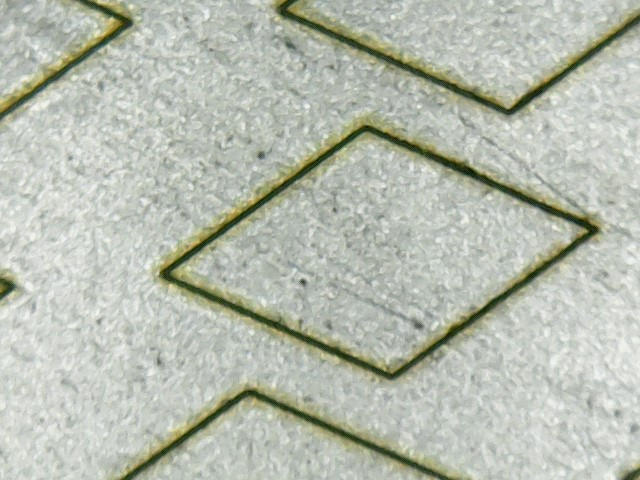
#> input picture Test_Images/test1.jpg, 640 x 480 px
$ python -i lines.py   (imports and definitions only)
#> lines starting #> are read from the running program, lines starting #| are printed output that depends on the picture
### Code/cluster.py
import numpy as np
from matplotlib import pyplot as plt
from sklearn.cluster import DBSCAN
from sklearn import metrics
from sklearn.datasets import make_blobs
from sklearn.preprocessing import StandardScaler
from sklearn.cluster import KMeans

# [43 lines left out: function dbscan, not called in this run]


def kmeans(X):
    db = KMeans(n_clusters = 4, random_state = 0).fit(X)
    core_samples_mask = np.zeros_like(db.labels_, dtype=bool)
    #core_samples_mask[db.core_sample_indices_] = True
    labels = db.labels_

    # Number of clusters in labels, ignoring noise if present.
    n_clusters_ = len(set(labels)) - (1 if -1 in labels else 0)
    n_noise_ = list(labels).count(-1)

    print('Estimated number of clusters: %d' % n_clusters_)
    print('Estimated number of noise points: %d' % n_noise_)


# #############################################################################
# Plot result
    plt.clf()
# Black removed and is used for noise instead.
    unique_labels = set(labels)
    colors = [plt.cm.Spectral(each)
          for each in np.linspace(0, 1, len(unique_labels))]
    for k, col in zip(unique_labels, colors):
        if k == -1:
        # Black used for noise.
            col = [0, 0, 0, 1]

        class_member_mask = (labels == k)

        xy = X[class_member_mask & core_samples_mask]
        plt.plot(xy[:, 0], xy[:, 1], 'o', markerfacecolor=tuple(col),
                                    markeredgecolor='k', markersize=14)

        xy = X[class_member_mask & ~core_samples_mask]
        plt.plot(xy[:, 0], xy[:, 1], 'o', markerfacecolor=tuple(col),
                                    markeredgecolor='k', markersize=6)

    plt.title('Estimated number of clusters: %d' % n_clusters_)
    plt.show()

    return labels


# [2 lines that do not run on import are left out]

### Code/imgshow.py
from cv2 import cv2
import numpy as np

def show(name, img):
    cv2.imshow(name, img)
    cv2.waitKey(0)
    cv2.destroyAllWindows()


# [13 lines left out: functions show_inv, show_inv_color, not called in this run]

### Code/lines.py
import numpy as np
import matplotlib.pyplot as plt
from cv2 import cv2
from cluster import dbscan
import imgshow as ig
from cluster import kmeans

def hough_method(edge):
    lines = cv2.HoughLines(edge,1,np.pi/180,100)
    n = int(lines.size/2)
    shape = edge.shape
    shape = [shape[0], shape[1], 3]
    disp = np.full(shape, 255, dtype = np.uint8)

    for i in range(n):
        rho = lines[i][0][0]
        theta = lines[i][0][1]
        a = np.cos(theta)
        b = np.sin(theta)
        x0 = a*rho
        y0 = b*rho
        x1 = int(x0 + 1000*(-b))
        y1 = int(y0 + 1000*(a))
        x2 = int(x0 - 1000*(-b))
        y2 = int(y0 - 1000*(a))

        cv2.line(disp,(x1,y1),(x2,y2),(0, 0, 255),2)

    ig.show("all lines", disp)

    return lines


# HoughP method
def houghp_method(edge):
    ig.show('edge',edge)

    lines = cv2.HoughLinesP(edge,1,np.pi/180,120,5)

    n = int(lines.size / 4)
    print(n)
    #print(lines)
    for i in range(n):
        x1 = lines[i][0][0]
        y1 = lines[i][0][1]
        x2 = lines[i][0][2]
        y2 = lines[i][0][3]

        #cv2.line(blur,(x1,y1),(x2,y2),(0,255,255),2)

    #cv2.line(test,(0,0),(200,200),(0,0,255),2)
    #show('image',blur)

    return lines

def drawlines(lines, img):
    n = int(lines.size/2)

    for i in range(n):
        rho = lines[i][0]
        theta = lines[i][1]
        a = np.cos(theta)
        b = np.sin(theta)
        x0 = a*rho
        y0 = b*rho
        x1 = int(x0 + 1000*(-b))
        y1 = int(y0 + 1000*(a))
        x2 = int(x0 - 1000*(-b))
        y2 = int(y0 - 1000*(a))

        cv2.line(img,(x1,y1),(x2,y2),(0,0,255),2)

    ig.show('image',img)

def extract_lines(img):
    '''
    Image, lines -- Returned.
    Returns Image with the lines drawn and also the lines in an array.
    '''
    lines = hough_method(img)
    n = int((lines.size)/2)
    print(n)
    rho = np.zeros(n)
    theta = np.zeros(n)
    areas = np.zeros(n)
    colors = np.random.rand(n)

    for i in range(int(n)):
        rho[i] = ((lines[i][0][0])/100)
        theta[i] = lines[i][0][1]

        areas[i] = 2

    plt.clf()
    plt.scatter(rho, theta, s=areas, c=colors, alpha=0.5)
    plt.show()

    n = len(rho)

    X = np.zeros((n,2))

    for i in range(int(n)):
        X[i][0] = rho[i]
        X[i][1] = theta[i]


    clusters = np.zeros(n)
    clusters = kmeans(X)

    n_c = 4

    lines4 = np.zeros((n_c,4))

    for i in range(n):
        t = clusters[i]

        if t == -1:
            lines4[3][0] += rho[i]
            lines4[3][1] += 1

            lines4[3][2] += theta[i]
            lines4[3][3] += 1

        lines4[t][0] += rho[i]
        lines4[t][1] += 1

        lines4[t][2] += theta[i]
        lines4[t][3] += 1

    linesf = np.zeros((n_c, 2), dtype = np.float32)

    for i in range(n_c):
        linesf[i][0] = ((lines4[i][0]/lines4[i][1])*100)
        linesf[i][1] = (lines4[i][2]/lines4[i][3])


    shape = img.shape
    shape = [shape[0], shape[1], 3]
    disp = np.full(shape, 255, dtype = np.uint8)
    drawlines(linesf, disp)

    disp_g = cv2.cvtColor(disp, cv2.COLOR_BGR2GRAY)
    bin,thresh = cv2.threshold(disp_g, 20, 255, cv2.THRESH_BINARY_INV)

    return thresh, linesf

>>> import cv2
>>> picture = cv2.imread('../Test_Images/test1.jpg', cv2.IMREAD_GRAYSCALE)
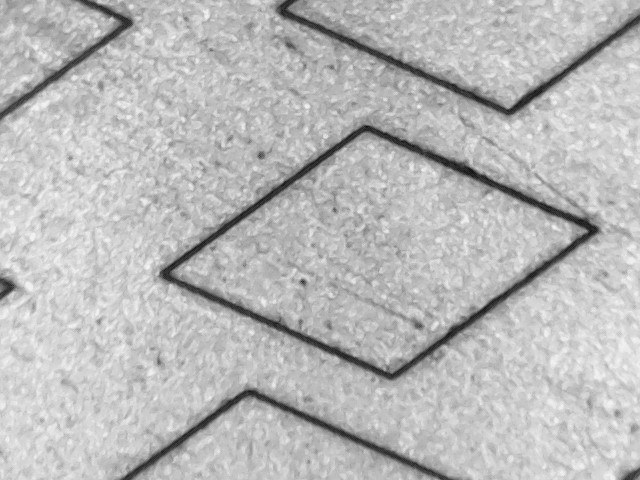
#> picture: shape (480, 640); min 12, max 247, mean 185.9
>>> result = extract_lines(picture)
#> the loop in hough_method, `for i in range(n):` made 7898 passes
#> (rho, theta, a, x0, y0, x1, y1, x2) on passes 1 to 3: (339, 0.785, 0.707, 239.7, 239.7, -467, 946, 946), (342, 0.785, 0.707, 241.8, 241.8, -465, 948, 948), (344, 0.785, 0.707, 243.2, 243.2, -463, 950, 950)
#> after the loop in hough_method, `for i in range(n):`:
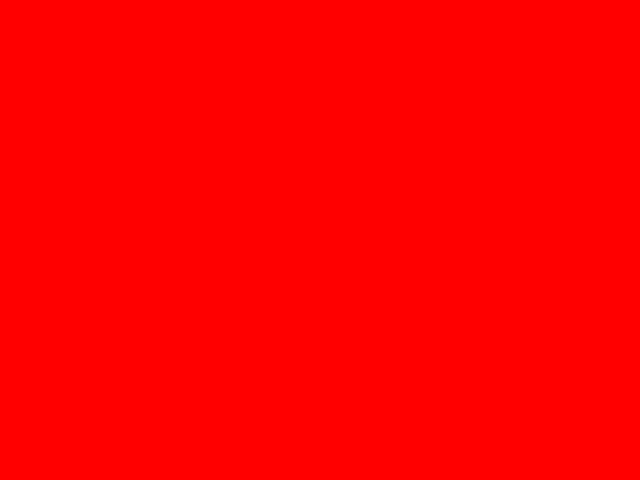
#> disp: shape (480, 640, 3); mean of channels 0, 1, 2 0, 0, 255; drawn as B, G, R
#| 7898
#> after the loop in extract_lines, `for i in range(int(n)):`: areas = 7898 values from 2 to 2; rho = 7898 values, max 7.54 at index 7886, min -6.31 at index 6495, mean 1.64; theta = 7898 values, max 3.12 at index 6466, min 0 at index 6490, mean 1.4
#> in extract_lines, `plt.show()`:
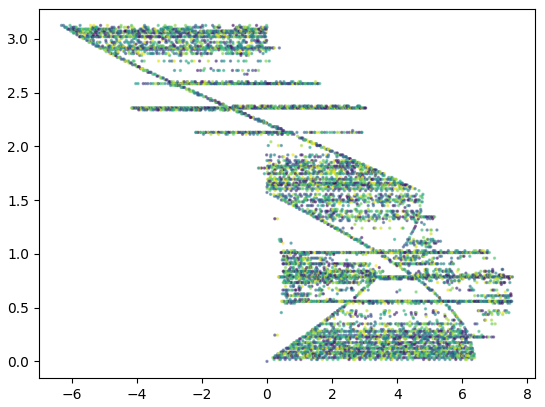
#> figure drawn by matplotlib, 1 panel
#> after the loop in extract_lines, `for i in range(int(n)):`: X = 7898 pairs, first value -6.31 to 7.54, second value 0 to 3.12
#> in kmeans, `labels = db.labels_`: labels = 7898 values, max 3 at index 47, min 0 at index 2376, mean 1.48
#> in kmeans, `n_clusters_ = len(set(labels)) - (1 if -1 in labels else 0)`: n_clusters_ = 4
#> in kmeans, `n_noise_ = list(labels).count(-1)`: n_noise_ = 0
#| Estimated number of clusters: 4
#| Estimated number of noise points: 0
#> in kmeans, `unique_labels = set(labels)`: unique_labels = 4 items
#> in kmeans, `colors = [plt.cm.Spectral(each) for each in np.linspace(0, 1, len(uniq..`: colors = [(0.62, 0.00392, 0.259, 1), (0.993, 0.748, 0.435, 1), (0.748, 0.898, 0.627, 1), (0.369, 0.31, 0.635, 1)]
#> the loop in kmeans, `for k, col in zip(unique_labels, colors):` made 4 passes
#> in kmeans, `plt.show()`:
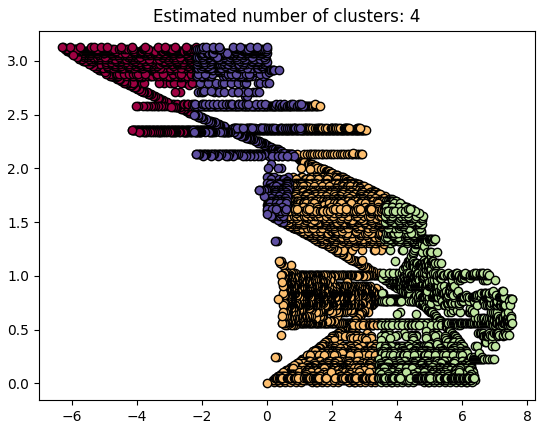
#> figure drawn by matplotlib, 1 panel
#> in extract_lines, `clusters = kmeans(X)`: clusters has the same summary as labels in kmeans
#> the loop in extract_lines, `for i in range(n):` made 7898 passes
#> t on passes 1 to 3: 1, 1, 1
#> after the loop in extract_lines, `for i in range(n):`: lines4 = [[-4051.5, 1068, 3082, 1068], [6552.1, 3301, 3331.3, 3301], [11280.5, 2235, 1364.7, 2235], [-862.8, 1294, 3253.4, 1294]]
#> after the loop in extract_lines, `for i in range(n_c):`: linesf = [[-379.4, 2.89], [198.5, 1.01], [504.7, 0.611], [-66.68, 2.51]]
#> the loop in drawlines, `for i in range(n):` made 4 passes
#> (rho, theta, a, b, x0, y0, x1, y1) on pass 1: (-379.4, 2.89, -0.967, 0.253, 367, -96, 113, -1063)
#> (rho, theta, a, b, x0, y0) on pass 2: (198.5, 1.01, 0.533, 0.846, 105.7, 168)
#> after the loop in drawlines, `for i in range(n):`:
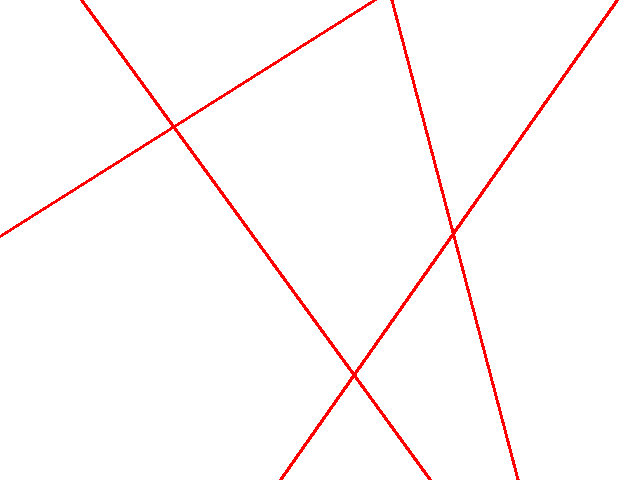
#> img: shape (480, 640, 3); mean of channels 0, 1, 2 249.5, 249.5, 255; drawn as B, G, R
#> in extract_lines, `disp_g = cv2.cvtColor(disp, cv2.COLOR_BGR2GRAY)`:
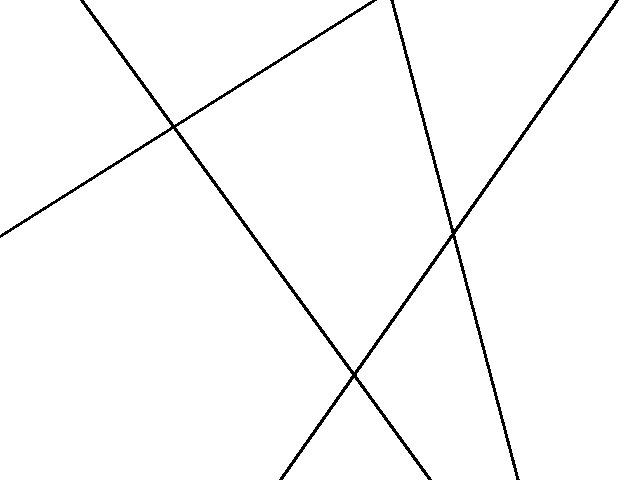
#> disp_g: shape (480, 640); values 76 (black) and 255 (white), 97.9% white; black in thin lines or dots
#> in extract_lines, `bin,thresh = cv2.threshold(disp_g, 20, 255, cv2.THRESH_BINARY_INV)`: thresh: shape (480, 640); every value is 0

$ run again, on Test_Images/test10.jpg
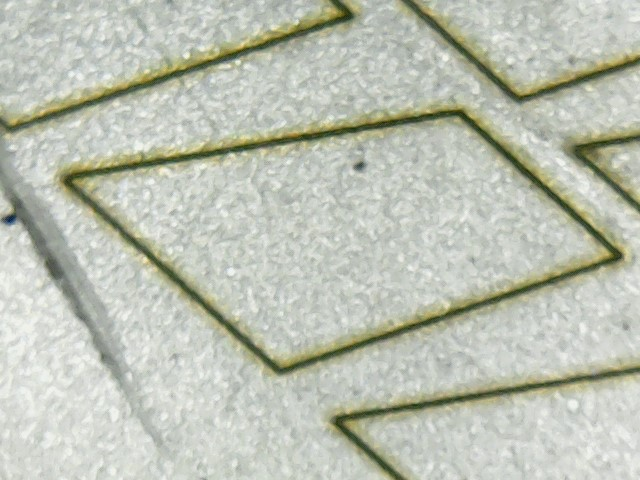
#> input picture Test_Images/test10.jpg, 640 x 480 px
#> `picture = cv2.imread('../Test_Images/test1.jpg', cv2.IMREAD_GRAYSCALE)`:
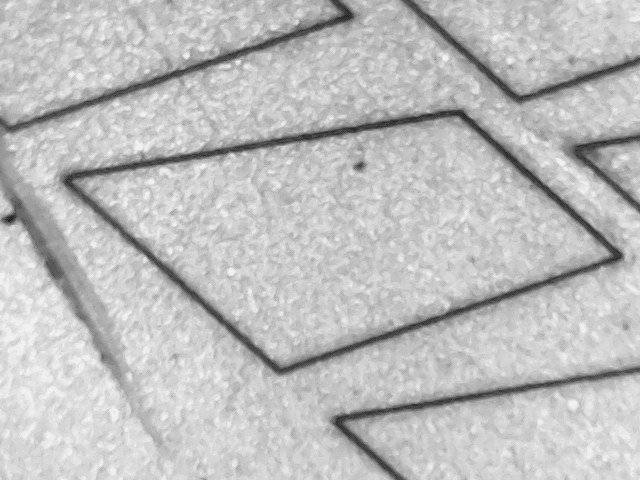
#> picture: shape (480, 640); min 26, max 249, mean 190.1
#> the loop in hough_method, `for i in range(n):` made 7898 passes
#> (rho, theta, a, x0, y0, x1, y1, x2) on passes 1 to 3: (339, 0.785, 0.707, 239.7, 239.7, -467, 946, 946), (342, 0.785, 0.707, 241.8, 241.8, -465, 948, 948), (344, 0.785, 0.707, 243.2, 243.2, -463, 950, 950)
#| 7898
#> after the loop in extract_lines, `for i in range(int(n)):`: areas = 7898 values from 2 to 2; rho = 7898 values, max 7.54 at index 7886, min -6.31 at index 6495, mean 1.64; theta = 7898 values, max 3.12 at index 6466, min 0 at index 6490, mean 1.4
#> after the loop in extract_lines, `for i in range(int(n)):`: X = 7898 pairs, first value -6.31 to 7.54, second value 0 to 3.12
#> labels = 7898 values, max 3 at index 47, min 0 at index 2376, mean 1.48
#> n_clusters_ = 4
#> n_noise_ = 0
#| Estimated number of clusters: 4
#| Estimated number of noise points: 0
#> unique_labels = 4 items
#> in kmeans, `colors = [plt.cm.Spectral(each) for each in np.linspace(0, 1, len(uniq..`: colors = [(0.62, 0.00392, 0.259, 1), (0.993, 0.748, 0.435, 1), (0.748, 0.898, 0.627, 1), (0.369, 0.31, 0.635, 1)]
#> the loop in kmeans, `for k, col in zip(unique_labels, colors):` made 4 passes
#> in extract_lines, `clusters = kmeans(X)`: clusters has the same summary as labels in kmeans
#> the loop in extract_lines, `for i in range(n):` made 7898 passes
#> t on passes 1 to 3: 1, 1, 1
#> after the loop in extract_lines, `for i in range(n):`: lines4 = [[-4051.5, 1068, 3082, 1068], [6552.1, 3301, 3331.3, 3301], [11280.5, 2235, 1364.7, 2235], [-862.8, 1294, 3253.4, 1294]]
#> after the loop in extract_lines, `for i in range(n_c):`: linesf = [[-379.4, 2.89], [198.5, 1.01], [504.7, 0.611], [-66.68, 2.51]]
#> the loop in drawlines, `for i in range(n):` made 4 passes
#> (rho, theta, a, b, x0, y0, x1, y1) on pass 1: (-379.4, 2.89, -0.967, 0.253, 367, -96, 113, -1063)
#> disp_g: shape (480, 640); values 76 (black) and 255 (white), 97.9% white; black in thin lines or dots
#> thresh: shape (480, 640); every value is 0

$ run again, on Test_Images/test13.jpg
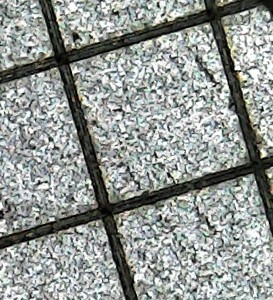
#> input picture Test_Images/test13.jpg, 273 x 300 px
#> the loop in hough_method, `for i in range(n):` made 5917 passes
#> (rho, theta, a, x0, y0, x1, y1, x2) on passes 1 to 3: (6, 2.36, -0.707, -4.24, 4.24, -711, -702, 702), (11, 2.36, -0.707, -7.78, 7.78, -714, -699, 699), (18, 2.36, -0.707, -12.73, 12.73, -719, -694, 694)
#| 5917
#> after the loop in extract_lines, `for i in range(int(n)):`: areas = 5917 values from 2 to 2; rho = 5917 values, max 3.68 at index 5903, min -2.67 at index 2809, mean 1.11; theta = 5917 values, max 3.12 at index 2640, min 0 at index 2644, mean 1.42
#> after the loop in extract_lines, `for i in range(int(n)):`: X = 5917 pairs, first value -2.67 to 3.68, second value 0 to 3.12
#> labels = 5917 values, max 3 at index 32, min 0 at index 0, mean 1.36
#> n_clusters_ = 4
#> n_noise_ = 0
#| Estimated number of clusters: 4
#| Estimated number of noise points: 0
#> unique_labels = 4 items
#> in kmeans, `colors = [plt.cm.Spectral(each) for each in np.linspace(0, 1, len(uniq..`: colors = [(0.62, 0.00392, 0.259, 1), (0.993, 0.748, 0.435, 1), (0.748, 0.898, 0.627, 1), (0.369, 0.31, 0.635, 1)]
#> the loop in kmeans, `for k, col in zip(unique_labels, colors):` made 4 passes
#> in kmeans, `plt.show()`:
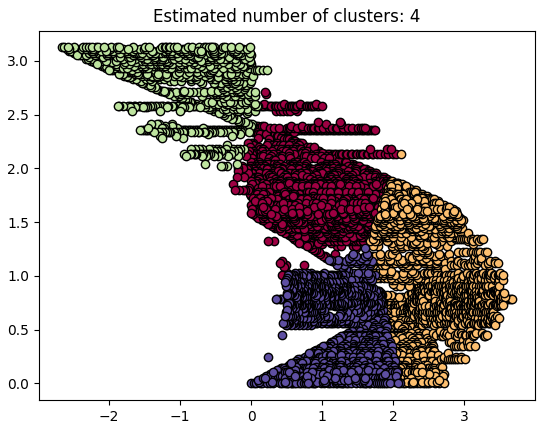
#> figure drawn by matplotlib, 1 panel
#> in extract_lines, `clusters = kmeans(X)`: clusters has the same summary as labels in kmeans
#> the loop in extract_lines, `for i in range(n):` made 5917 passes
#> t on passes 1 to 3: 0, 0, 0
#> after the loop in extract_lines, `for i in range(n):`: lines4 = [[1453.4, 1662, 3006.7, 1662], [4548.8, 1807, 1711.4, 1807], [-1026.5, 1092, 3049.4, 1092], [1620.5, 1356, 654.3, 1356]]
#> after the loop in extract_lines, `for i in range(n_c):`: linesf = [[87.45, 1.81], [251.7, 0.947], [-94, 2.79], [119.5, 0.483]]
#> the loop in drawlines, `for i in range(n):` made 4 passes
#> (rho, theta, a, b, x0, y0, x1, y1) on pass 1: (87.45, 1.81, -0.236, 0.972, -20.64, 84.98, -992, -151)
#> in extract_lines, `disp_g = cv2.cvtColor(disp, cv2.COLOR_BGR2GRAY)`:
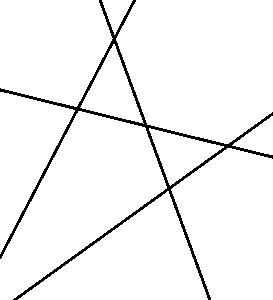
#> disp_g: shape (300, 273); values 76 (black) and 255 (white), 95.7% white; black in thin lines or dots
#> thresh: shape (300, 273); every value is 0
